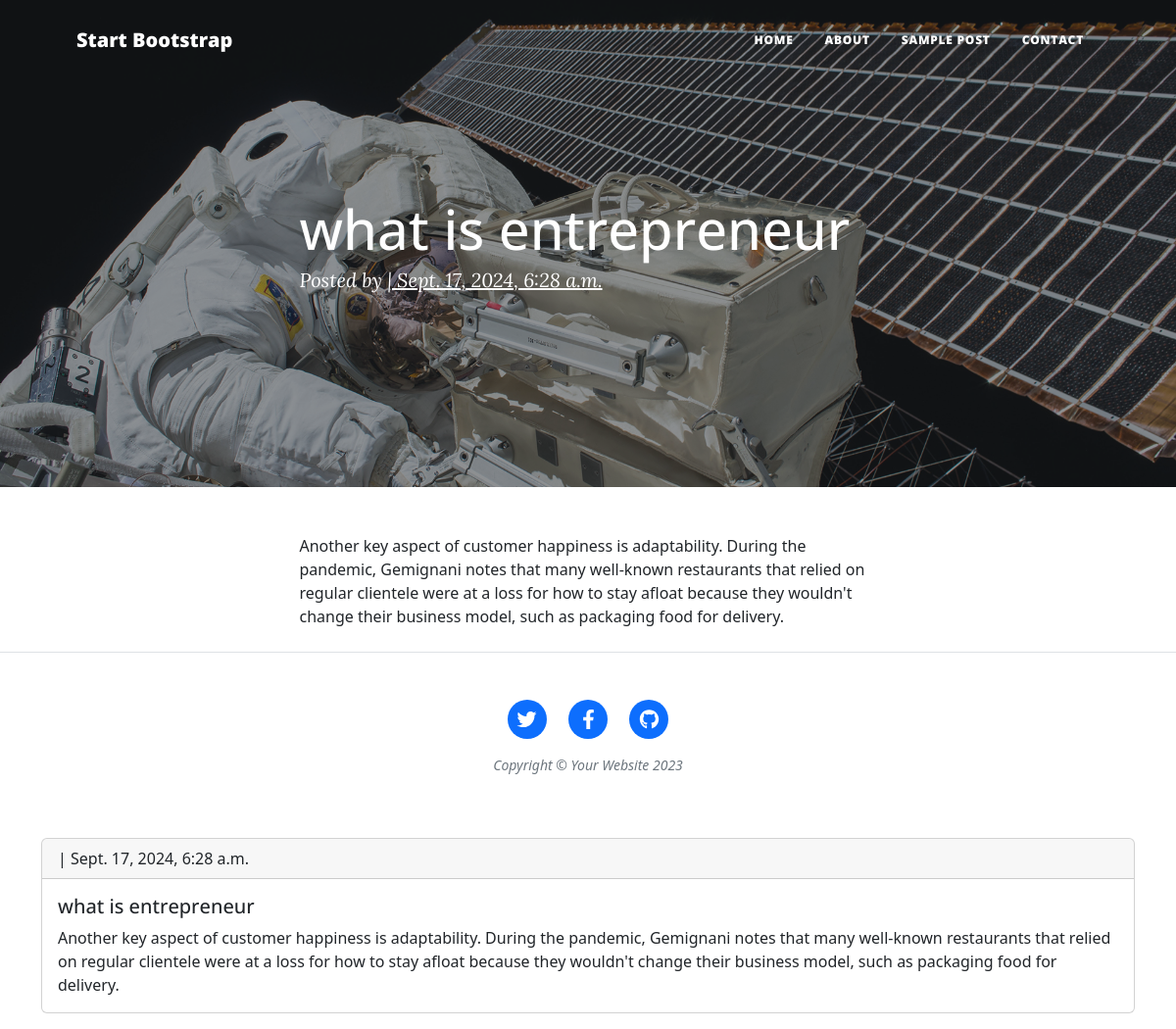
The app's page /what-is-entrepreneur/ with its own data.
### blog/models.py (models this page shows, shortened)
class Post(models.Model):
    title=models.CharField(max_length=200,unique=True)
    authors=models.ForeignKey(User,on_delete=models.CASCADE,related_name='blog_post')
    content=models.TextField()
    slug=models.SlugField(max_length=200,unique=True)
    updated_on=models.DateTimeField(auto_now=True)
    created_on=models.DateTimeField(auto_now_add=True)
    status=models.IntegerField(choices=STATUS,default=0)
    class Meta:
        ordering=['-created_on']

### blog/views.py (the view)
# urls.py: path('<slug:slug>/',views.PostDetail.as_view(),name='PostDetail'),
class PostDetail(generic.DetailView):
    model=Post
    template_name='blog/detail.html'

### templates/blog/detail.html (shortened to what this page needs)
{% load static %}
<!DOCTYPE html>
<html lang="en">
    <head>
        <link href="{% static 'css/styles.css' %}" rel="stylesheet" />
    </head>
    <body>
        <nav class="navbar navbar-expand-lg navbar-light" id="mainNav">
            <div class="container px-4 px-lg-5">
                <a class="navbar-brand" href="index.html">Start Bootstrap</a>
                <div class="collapse navbar-collapse" id="navbarResponsive">
                    <ul class="navbar-nav ms-auto py-4 py-lg-0">
                        <li class="nav-item"><a class="nav-link px-lg-3 py-3 py-lg-4" href="index.html">Home</a></li>
                        <li class="nav-item"><a class="nav-link px-lg-3 py-3 py-lg-4" href="about.html">About</a></li>
                        <li class="nav-item"><a class="nav-link px-lg-3 py-3 py-lg-4" href="post.html">Sample Post</a></li>
                        <li class="nav-item"><a class="nav-link px-lg-3 py-3 py-lg-4" href="contact.html">Contact</a></li>
                    </ul>
                </div>
            </div>
        </nav>
        <header class="masthead" style="background-image: url({% static 'assets/img/post-bg.jpg' %})">
            <div class="container position-relative px-4 px-lg-5">
                <div class="row gx-4 gx-lg-5 justify-content-center">
                    <div class="col-md-10 col-lg-8 col-xl-7">
                        <div class="post-heading">
                            <h1>{{post.title}}</h1>
                            <span class="meta">
                                Posted by
                                <a href="#!">{{post.author}} | {{post.created_on}}</a>
                            </span>
                        </div>
                    </div>
                </div>
            </div>
        </header>
        <article class="mb-4">
            <div class="container px-4 px-lg-5">
                <div class="row gx-4 gx-lg-5 justify-content-center">
                    <div class="col-md-10 col-lg-8 col-xl-7">
                      {{post.content|safe}}
                    </div>
                </div>
            </div>
        </article>
        <footer class="border-top">
            <div class="container px-4 px-lg-5">
                <div class="row gx-4 gx-lg-5 justify-content-center">
                    <div class="col-md-10 col-lg-8 col-xl-7">
                        <ul class="list-inline text-center">
                            <li class="list-inline-item">
                                <a href="#!">
                                    <span class="fa-stack fa-lg">
                                        <i class="fas fa-circle fa-stack-2x"></i>
                                        <i class="fab fa-twitter fa-stack-1x fa-inverse"></i>
                                    </span>
                                </a>
                            </li>
                            <li class="list-inline-item">
                                <a href="#!">
                                    <span class="fa-stack fa-lg">
                                        <i class="fas fa-circle fa-stack-2x"></i>
                                        <i class="fab fa-facebook-f fa-stack-1x fa-inverse"></i>
                                    </span>
                                </a>
                            </li>
                            <li class="list-inline-item">
                                <a href="#!">
                                    <span class="fa-stack fa-lg">
                                        <i class="fas fa-circle fa-stack-2x"></i>
                                        <i class="fab fa-github fa-stack-1x fa-inverse"></i>
                                    </span>
                                </a>
                            </li>
                        </ul>
                        <div class="small text-center text-muted fst-italic">Copyright &copy; Your Website 2023</div>
                    </div>
                </div>
            </div>
        </footer>
    </body>
</html>
<!doctype html>
<html lang="en">
  <head>
    <link href="https://cdn.jsdelivr.net/npm/bootstrap@5.2.3/dist/css/bootstrap.min.css" rel="stylesheet">
  </head>
  <body>
    <div class="container mt-3">
    <div class="card mb-3">
        <div class="card-header">
            {{post.author}} | {{post.created_on}}
        </div>
        <div class="card-body">
          <h5 class="card-title">{{post.title}}</h5>
          <p class="card-text">{{post.content|safe}}</p>
        </div>
      </div>
</div>
  </body>
</html>

### records on screen
Post: title "what is entrepreneur", created_on "Sept. 17, 2024, 6:28 a.m.", content "Another key aspect of customer happiness is adaptability. During the pandemic, Gemignani notes that many well-known restaurants that relied on regular clientele were at a loss for how to stay afloat because they wouldn't change their business model, such as packaging food for delivery."
